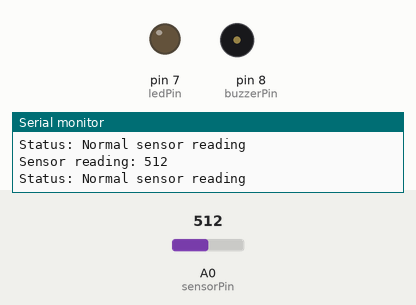
Bench run of a sketch on a simulated Arduino Uno, built with avr-gcc and run on an emulated ATmega328P. Shown: output pins drawn as LEDs (lit = HIGH), buzzer (waves = sounding), the last lines printed to the serial monitor. The inputs (shaded band) are chosen by the test bench; at power-on: A0 (sensorPin) = 512.

Above: at 1.3 s.
1.4 s: A0 (sensorPin) set to 410
2.9 s: A0 (sensorPin) set to 390
At 3.9 s:
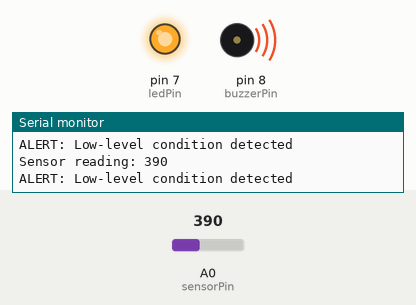
4.5 s: A0 (sensorPin) set to 511
At 5.2 s:
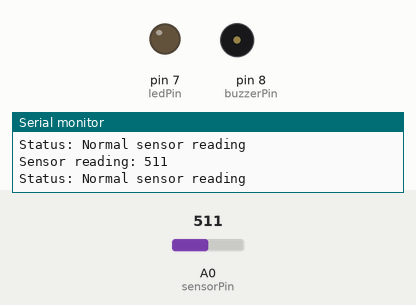
6.0 s: A0 (sensorPin) set to 306
At 6.4 s:
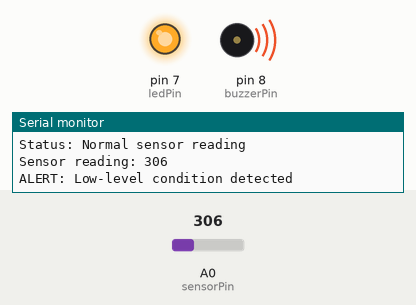
Timing chart, 0 to 8.5 s (numbered marks = the images above; inputs shaded):
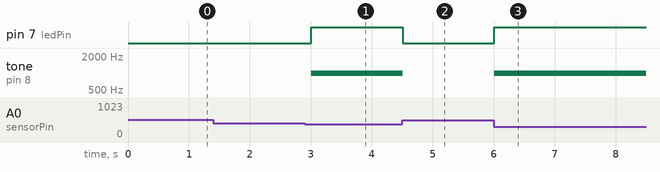

Measured:
- the behaviour switches between 400 and 399 on A0 (sensorPin) (found by bisection; images 0 and 1)
- after the input at 2.9 s, pin 7 (ledPin): LOW → HIGH after 0.10 s; tone on pin 8 (buzzerPin): silent → 1000 Hz after 0.10 s
- after the input at 4.5 s, pin 7 (ledPin): HIGH → LOW at once; tone on pin 8 (buzzerPin): 1000 Hz → silent at once
- after the input at 6.0 s, pin 7 (ledPin): LOW → HIGH at once; tone on pin 8 (buzzerPin): silent → 1000 Hz at once

The sketch:

smart_iv_drip_monitor.ino
```cpp
/*
  Smart IV Drip Monitoring — Arduino prototype
  Hardware demo only; not a certified medical device.

  Example wiring:
  - Analog light/level sensor output -> A0
  - Alert LED -> D7 through a suitable resistor
  - Buzzer -> D8 (use a driver transistor if required by your buzzer)

  Calibrate LOW_LEVEL_THRESHOLD for your sensor and setup.
  This prototype detects a change in sensor reading; it does not measure
  medical-grade flow or guarantee that an IV bag is empty.
*/

const int sensorPin = A0;
const int ledPin = 7;
const int buzzerPin = 8;

// Adjust after testing your sensor. Readings are typically 0–1023.
const int LOW_LEVEL_THRESHOLD = 400;

void setup() {
  pinMode(ledPin, OUTPUT);
  pinMode(buzzerPin, OUTPUT);
  Serial.begin(9600);
}

void loop() {
  int sensorValue = analogRead(sensorPin);
  Serial.print("Sensor reading: ");
  Serial.println(sensorValue);

  // Depending on sensor orientation, you may need to reverse this comparison.
  bool lowLevelDetected = sensorValue < LOW_LEVEL_THRESHOLD;

  if (lowLevelDetected) {
    digitalWrite(ledPin, HIGH);
    tone(buzzerPin, 1000);
    Serial.println("ALERT: Low-level condition detected");
  } else {
    digitalWrite(ledPin, LOW);
    noTone(buzzerPin);
    Serial.println("Status: Normal sensor reading");
  }

  delay(500);
}
```
